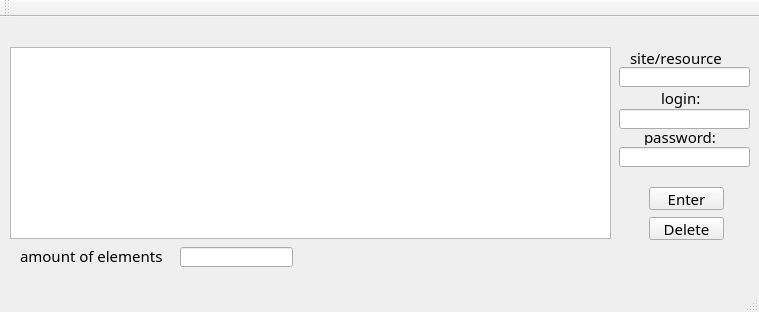
<?xml version="1.0" encoding="UTF-8"?>
<ui version="4.0">
 <class>MainWindow</class>
 <widget class="QMainWindow" name="MainWindow">
  <property name="windowModality">
   <enum>Qt::NonModal</enum>
  </property>
  <property name="geometry">
   <rect>
    <x>0</x>
    <y>0</y>
    <width>759</width>
    <height>312</height>
   </rect>
  </property>
  <property name="font">
   <font>
    <family>Lucida Calligraphy</family>
    <pointsize>11</pointsize>
   </font>
  </property>
  <property name="windowTitle">
   <string>Хранить пароли просто</string>
  </property>
  <property name="windowIcon">
   <iconset>
    <normaloff>../../../../ik.jpg</normaloff>../../../../ik.jpg</iconset>
  </property>
  <property name="toolButtonStyle">
   <enum>Qt::ToolButtonTextBesideIcon</enum>
  </property>
  <widget class="QWidget" name="centralWidget">
   <widget class="QTableView" name="tableView">
    <property name="geometry">
     <rect>
      <x>10</x>
      <y>30</y>
      <width>601</width>
      <height>192</height>
     </rect>
    </property>
    <property name="toolTip">
     <string>&lt;html&gt;&lt;head/&gt;&lt;body&gt;&lt;p&gt;Вы можете менять данные непосредственно в самой таблице.&lt;/p&gt;&lt;p&gt;Нажмите на нужную вам ячейку ЛКМ один раз и после того как необходимая ячейка выделится, вам станет доступно ее редактирование. &lt;/p&gt;&lt;p&gt;Двойной тап по нужной ячейке password - получить расшифрованный пароль или изменить существующий.&lt;/p&gt;&lt;/body&gt;&lt;/html&gt;</string>
    </property>
    <property name="lineWidth">
     <number>1</number>
    </property>
    <attribute name="horizontalHeaderCascadingSectionResizes">
     <bool>true</bool>
    </attribute>
    <attribute name="horizontalHeaderDefaultSectionSize">
     <number>150</number>
    </attribute>
    <attribute name="horizontalHeaderMinimumSectionSize">
     <number>60</number>
    </attribute>
   </widget>
   <widget class="QLineEdit" name="login">
    <property name="geometry">
     <rect>
      <x>619</x>
      <y>92</y>
      <width>131</width>
      <height>20</height>
     </rect>
    </property>
    <property name="toolTip">
     <string>&lt;html&gt;&lt;head/&gt;&lt;body&gt;&lt;p&gt;пример: primer@pr.com&lt;/p&gt;&lt;/body&gt;&lt;/html&gt;</string>
    </property>
   </widget>
   <widget class="QLineEdit" name="password">
    <property name="geometry">
     <rect>
      <x>619</x>
      <y>130</y>
      <width>131</width>
      <height>20</height>
     </rect>
    </property>
    <property name="toolTip">
     <string>&lt;html&gt;&lt;head/&gt;&lt;body&gt;&lt;p&gt;пример: AnM83J1c&lt;/p&gt;&lt;/body&gt;&lt;/html&gt;</string>
    </property>
   </widget>
   <widget class="QLabel" name="label">
    <property name="geometry">
     <rect>
      <x>661</x>
      <y>70</y>
      <width>47</width>
      <height>21</height>
     </rect>
    </property>
    <property name="text">
     <string>login:</string>
    </property>
   </widget>
   <widget class="QLabel" name="label_2">
    <property name="geometry">
     <rect>
      <x>644</x>
      <y>112</y>
      <width>81</width>
      <height>16</height>
     </rect>
    </property>
    <property name="text">
     <string>password:</string>
    </property>
   </widget>
   <widget class="QPushButton" name="ent">
    <property name="geometry">
     <rect>
      <x>649</x>
      <y>170</y>
      <width>75</width>
      <height>23</height>
     </rect>
    </property>
    <property name="font">
     <font>
      <family>Lucida Calligraphy</family>
      <italic>false</italic>
     </font>
    </property>
    <property name="text">
     <string>Enter</string>
    </property>
   </widget>
   <widget class="QPushButton" name="del">
    <property name="geometry">
     <rect>
      <x>649</x>
      <y>200</y>
      <width>75</width>
      <height>23</height>
     </rect>
    </property>
    <property name="font">
     <font>
      <family>Lucida Calligraphy</family>
      <italic>false</italic>
     </font>
    </property>
    <property name="toolTip">
     <string>&lt;html&gt;&lt;head/&gt;&lt;body&gt;&lt;p&gt;Чтобы удалить запись из таблицы, введите необходимое значение в поле &amp;quot;site/resource&amp;quot;.&lt;/p&gt;&lt;p&gt;* значение в поле &amp;quot;site/resource&amp;quot; соответствует значению в колонке &amp;quot;url&amp;quot; таблицы.&lt;/p&gt;&lt;/body&gt;&lt;/html&gt;</string>
    </property>
    <property name="text">
     <string>Delete</string>
    </property>
   </widget>
   <widget class="QLineEdit" name="url">
    <property name="geometry">
     <rect>
      <x>619</x>
      <y>50</y>
      <width>131</width>
      <height>20</height>
     </rect>
    </property>
    <property name="toolTip">
     <string>&lt;html&gt;&lt;head/&gt;&lt;body&gt;&lt;p&gt;Для удаления какой-либо записи, необходимо ввести url.&lt;/p&gt;&lt;p&gt;Значение url соответствует данным введенным в поле &amp;quot;site/resource&amp;quot;.&lt;/p&gt;&lt;/body&gt;&lt;/html&gt;</string>
    </property>
   </widget>
   <widget class="QLabel" name="label_3">
    <property name="geometry">
     <rect>
      <x>630</x>
      <y>30</y>
      <width>111</width>
      <height>21</height>
     </rect>
    </property>
    <property name="font">
     <font>
      <family>Lucida Calligraphy</family>
      <italic>false</italic>
     </font>
    </property>
    <property name="text">
     <string>site/resource</string>
    </property>
   </widget>
   <widget class="QLabel" name="label_4">
    <property name="geometry">
     <rect>
      <x>20</x>
      <y>231</y>
      <width>161</width>
      <height>16</height>
     </rect>
    </property>
    <property name="text">
     <string>amount of elements</string>
    </property>
   </widget>
   <widget class="QLineEdit" name="elems">
    <property name="geometry">
     <rect>
      <x>180</x>
      <y>230</y>
      <width>113</width>
      <height>20</height>
     </rect>
    </property>
    <property name="readOnly">
     <bool>true</bool>
    </property>
   </widget>
  </widget>
  <widget class="QMenuBar" name="menuBar">
   <property name="geometry">
    <rect>
     <x>0</x>
     <y>0</y>
     <width>759</width>
     <height>21</height>
    </rect>
   </property>
  </widget>
  <widget class="QToolBar" name="mainToolBar">
   <attribute name="toolBarArea">
    <enum>TopToolBarArea</enum>
   </attribute>
   <attribute name="toolBarBreak">
    <bool>false</bool>
   </attribute>
  </widget>
  <widget class="QStatusBar" name="statusBar"/>
  <action name="actionAdam">
   <property name="checkable">
    <bool>false</bool>
   </property>
   <property name="text">
    <string>Adam</string>
   </property>
  </action>
 </widget>
 <layoutdefault spacing="6" margin="11"/>
 <resources/>
 <connections/>
</ui>
